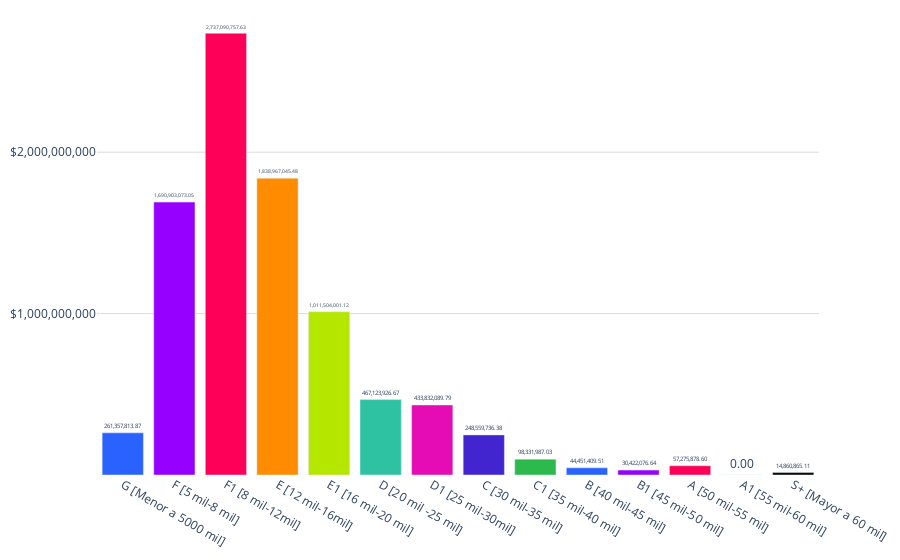

Notebook code cell kept with this figure:
### Code cell
pd.options.display.float_format = '{:,.2f}'.format # Mostrar comas como separadores de miles y dos decimales
colores = ['#2962ff', '#9500ff', '#ff0059', '#ff8c00', '#b4e600', '#2EC2A2','#E50CB6','#4225CF','#2CBA4D','#2962ff', '#9500ff', '#ff0059']

fig = go.Figure()
fig.add_trace(go.Bar(
    x=df_volumen_ms_parejas['Label'],  # Eje x: Categoría
    y=df_volumen_ms_parejas['suma_volumen'],  # Eje y: Cantidad
    text=df_volumen_ms_parejas['suma_volumen'].apply(lambda x: '{:,.2f}'.format(x)),  # Texto con el formato deseado
    textposition='outside',  # Posición del texto (parte superior de las barras)
    marker_color=colores,  # Especifica los colores de las barras
))
fig.update_layout(
    #title='Volumen del mercado salarial de parejas',  # Título de la gráfica
    title_x=0.5,
    yaxis=dict(
        #title='Total valor',  # Título del eje y
        tickvals=[1000000000, 2000000000, 3000000000, 4000000000, 5000000000],  # Posiciones de las líneas del eje y
        ticktext=['$1,000,000,000', '$2,000,000,000', '$3,000,000,000', '$4,000,000,000', '$5,000,000,000'],  # Etiquetas de las líneas del eje y
        gridcolor='#dddcda', # Color de las líneas que dividen los rangos del eje Y
        gridwidth=1, # Ancho de las líneas que dividen los rangos del eje Y
    ),
    margin=dict(l=10, r=10, t=10, b=10),  # Ajusta los márgenes (left, right, top, bottom)        
    plot_bgcolor='rgba(0,0,0,0)',  # Color de fondo del gráfico
)

# Exportar gráfica como archivo HTML
def guardar_grafico_como_html(fig, nombre_archivo, carpeta='assets/graficas'):
    # Crear la carpeta si no existe
    if not os.path.exists(carpeta):
        os.makedirs(carpeta)
    # Gráfica como archivo HTML en la carpeta especificada
    pio.write_html(fig, f'{carpeta}/{nombre_archivo}.html')
guardar_grafico_como_html(fig, 'g_bar_mercadosalario_parejas_vol', carpeta='assets/graficas')

fig.show()

### Figure 1 — Plotly figure (JSON) as saved in the notebook; plotly's stock layout.template omitted (floating-point values rounded to 4 significant figures)
{"data": [{"marker": {"color": ["#2962ff", "#9500ff", "#ff0059", "#ff8c00", "#b4e600", "#2EC2A2", "#E50CB6", "#4225CF", "#2CBA4D", "#2962ff", "#9500ff", "#ff0059"]}, "text": ["261,357,813.87", "1,690,903,073.05", "2,737,090,757.63", "1,838,967,045.48", "1,011,504,001.12", "467,123,926.67", "433,832,089.79", "248,559,736.38", "98,331,987.03", "44,451,409.51", "30,422,076.64", "57,275,878.60", "0.00", "14,860,865.11"], "textposition": "outside", "type": "bar", "x": ["G [Menor a 5000 mil]", "F [5 mil-8 mil]", "F1 [8 mil-12mil]", "E [12 mil-16mil]", "E1 [16 mil-20 mil]", "D [20 mil -25 mil]", "D1 [25 mil-30mil]", "C [30 mil-35 mil]", "C1 [35 mil-40 mil]", "B [40 mil-45 mil]", "B1 [45 mil-50 mil]", "A [50 mil-55 mil]", "A1 [55 mil-60 mil]", "S+ [Mayor a 60 mil]"], "y": [261400000.0, 1691000000.0, 2737000000.0, 1839000000.0, 1012000000.0, 467100000.0, 433800000.0, 248600000.0, 98330000.0, 44450000.0, 30420000.0, 57280000.0, 0, 14860000.0]}], "layout": {"margin": {"b": 10, "l": 10, "r": 10, "t": 10}, "plot_bgcolor": "rgba(0,0,0,0)", "title": {"x": 0.5}, "yaxis": {"gridcolor": "#dddcda", "gridwidth": 1, "ticktext": ["$1,000,000,000", "$2,000,000,000", "$3,000,000,000", "$4,000,000,000", "$5,000,000,000"], "tickvals": [1000000000, 2000000000, 3000000000, 4000000000, 5000000000]}}}
